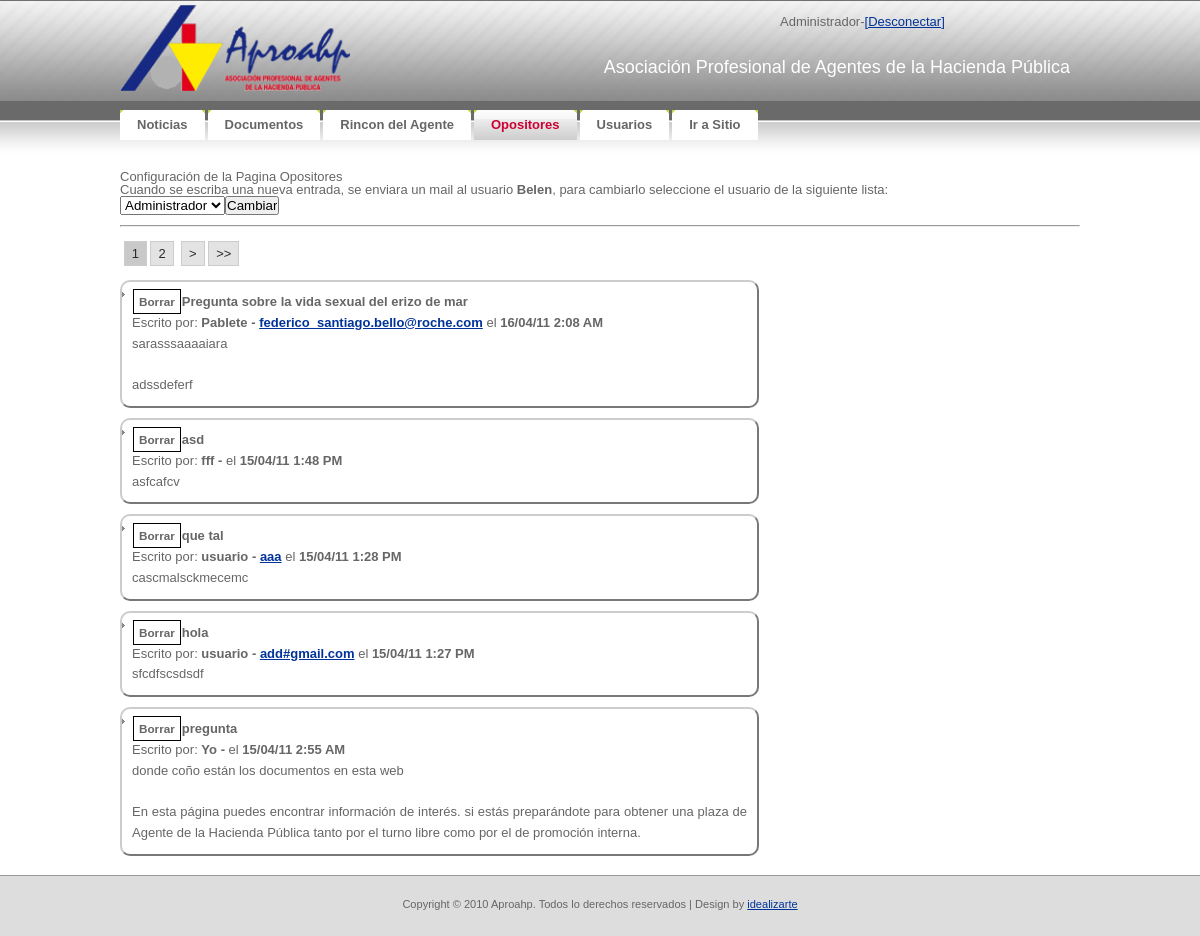
The page /admin/opositores.php (signed in) on the database as committed earlier.
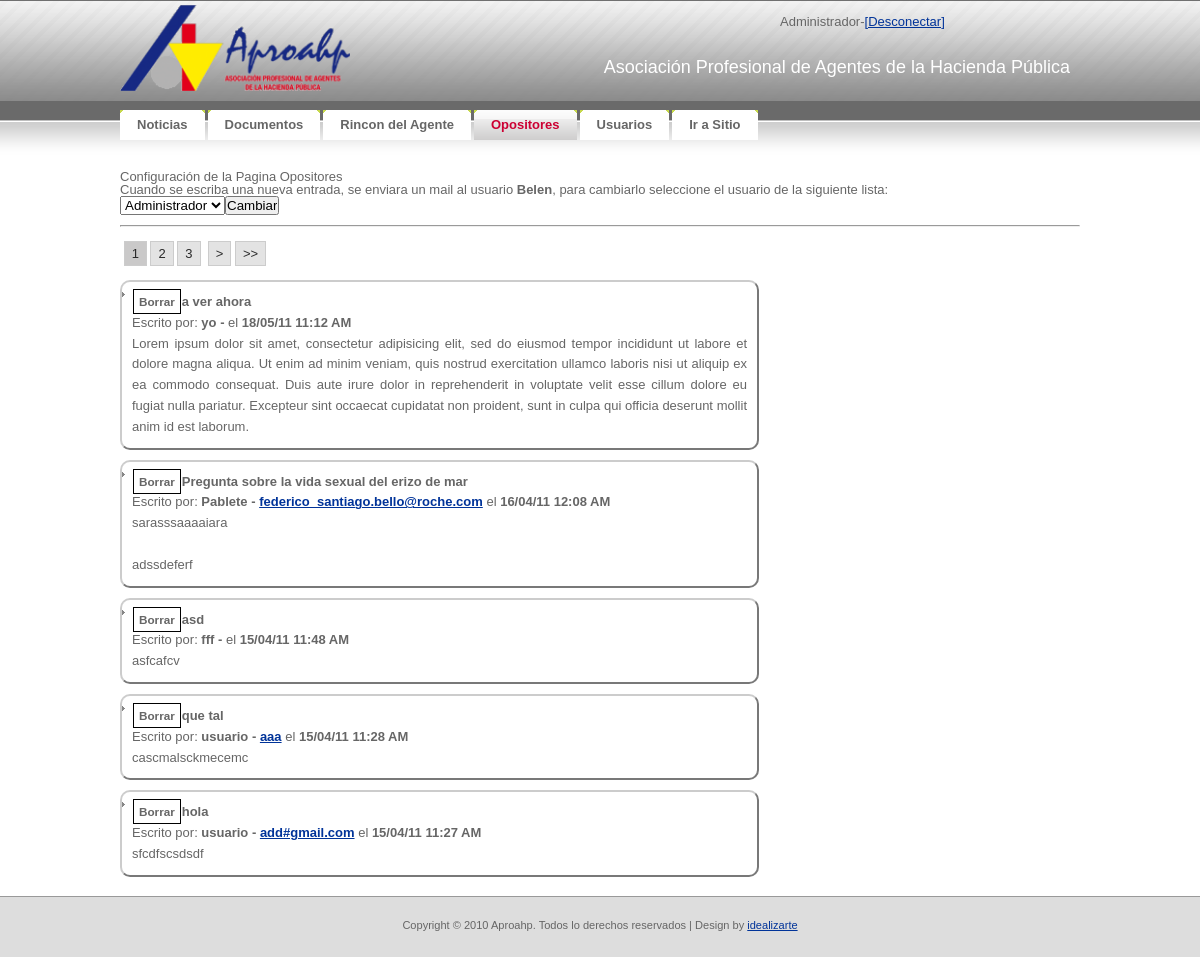
The same page on the database as committed later.
### tables this page shows
CREATE TABLE IF NOT EXISTS `tbl_opositores` (
  `OPT_ID` bigint(20) NOT NULL AUTO_INCREMENT,
  `OPT_Activa` tinyint(1) NOT NULL,
  `OPT_Fecha` timestamp NOT NULL DEFAULT CURRENT_TIMESTAMP,
  `OPT_Titulo` varchar(50) NOT NULL,
  `OPT_Autor` varchar(50) NOT NULL,
  `OPT_Email` varchar(50) NOT NULL,
  `OPT_Comentario` varchar(5000) NOT NULL,
  PRIMARY KEY (`OPT_ID`)
);

### admin/opositores.php (the view, shortened to what the changed rows need)
<?php
	require_once("../lib/siteconfig.php");
?>
<!DOCTYPE html PUBLIC "-//W3C//DTD XHTML 1.0 Strict//EN"
  "http://www.w3.org/TR/xhtml1/DTD/xhtml1-strict.dtd">
<html xmlns="http://www.w3.org/1999/xhtml" xml:lang="en" lang="en">
<head>
	<link rel="stylesheet" href="../css/reset.css" type="text/css" media="screen" charset="utf-8">
	<link rel="stylesheet" href="../css/aproahp.css" type="text/css" media="screen" charset="utf-8">
	<link rel="stylesheet" href="../css/jquery-ui.css" type="text/css" media="screen" charset="utf-8">
	<link rel="stylesheet" href="css/style.css" type="text/css" media="screen" charset="utf-8">
</head>
<body>
<div id="container">
<?php require("header.php")?>
<?php
	echo "<div id=blog>";
	if(isset($_GET['pagenum'])){
		$pagenum = $_GET['pagenum'];
	}else{
		$pagenum = 1;
	}
	$doc_result = mysql_query("SELECT * FROM tbl_blog ORDER BY blg_fecha DESC;") or die(mysql_error());
	$rows = mysql_num_rows($doc_result);
	$page_rows = 5;
	$pdata=pagination($rows,$pagenum,$page_rows);
	echo ($pdata['links']);
	echo "<ul>";
	$OPT_result=mysql_query("SELECT * FROM tbl_opositores ORDER BY OPT_fecha DESC ".$pdata['limites'].";");
	for ($x = 0, $numrows = mysql_num_rows($OPT_result); $x < $numrows; $x++) {
		$row = mysql_fetch_assoc($OPT_result);
		$datetime = date("d/m/y g:i A", strtotime($row["OPT_Fecha"]));
		if($row["OPT_Email"]!=""){
			$emaillink="<a href='mailto:".$row["OPT_Email"]."'>".$row["OPT_Email"]."</a>";
		}else {$emaillink=" ";}
		echo "<li class= post><div class=borrar rel='".$row["OPT_ID"]."'>Borrar</div><span class=highlight>".$row["OPT_Titulo"]."</span><br>Escrito por: <span class=highlight>".$row["OPT_Autor"]." - ".$emaillink."</span> el <span class=highlight>".$datetime."</span><br>".nl2br($row["OPT_Comentario"])."</li>";
	}
	echo "</ul>";
	echo "</div>";
?>
</div>
</body>
</html>

### admin/header.php (shortened to what the changed rows need)
<?php
$parts = Explode('/', $_SERVER["PHP_SELF"]);
$paginaactual= $parts[count($parts) - 1];
$menu = array (array ( "Name" => "Noticias","Link" => "index.php"),
			   array ( "Name" => "Documentos","Link" => "documentos.php"),
			   array ( "Name" => "Rincon del Agente","Link" => "rincondelagente.php"),
			   array ( "Name" => "Opositores","Link" => "opositores.php"),
			   array ( "Name" => "Usuarios","Link" => "usuarios.php"),
			   array ( "Name" => "Ir a Sitio","Link" => "../index.php")              );
?>
<div id="header">
	<div id="letras"><h2>Asociación Profesional de Agentes de la Hacienda Pública</h2></div>
</div>
<div id="menu">
	<ul>
<?php
foreach($menu as $item){
		if(strcmp($paginaactual, $item['Link'])==0)
			echo('<li class="active">');
		else
			echo('<li>');
		echo('<a href="'.$item['Link'].'"><b>'.$item['Name'].'</b></a></li>');
}?>
	</ul>
</div>

### lib/siteconfig.php (shortened to what the changed rows need)
<?php
	function pagination($rows,$pagenum,$page_rows){
		$last = ceil($rows/$page_rows);
		$linkbase = $_SERVER['PHP_SELF'];
		$_pagi_query_string = "?";
		$plinks='';
		$limites='';
		if($rows > $page_rows){
			$_pagi_propagar = array_keys($_GET);
			$linkbase .= $_pagi_query_string;
			if($last > 1){
				$plinks.="<div id=pagination>";
				$showpages=2;
				$pagemin=(($pagenum - $showpages)<1)?1:($pagenum - $showpages);
				$pagemax=(($pagenum + $showpages)>$last)?$last:($pagenum + $showpages);
				for($x=$pagemin;$x<=$pagemax;$x++){
					if($x==$pagenum){
						$plinks.="&nbsp;<strong>$x</strong>";
					}else{
						$plinks.="&nbsp;<a href='".$linkbase."pagenum=$x'>$x</a>";
					}
				}
				$plinks.="&nbsp;";
				if ($pagenum == $last) {}
				else{
					$next = $pagenum+1;
					$plinks.=" <a href='".$linkbase."pagenum=$next'> ></a> ";
					$plinks.=" ";
					$plinks.=" <a href='".$linkbase."pagenum=$last'> >></a> ";
				}
				$plinks.="</div>";
			}
			$limites = 'limit ' .($pagenum - 1) * $page_rows .',' .$page_rows;
		}
		return(array ( "links" => $plinks,"limites" => "$limites"));
	}
?>

Rows that differ between the two databases and show on the page:
no longer on this page (row edited): tbl_opositores: OPT_Titulo "pregunta", OPT_Autor "Yo", OPT_Fecha "15/04/11 2:55 AM", OPT_Comentario "donde coño están los documentos en esta web En esta página puedes encontrar información de interés. si estás preparándote para obtener una plaza de Agente de la Hacienda Pública tanto por el turno libre como por el de promoción interna."
added tbl_opositores: OPT_Titulo "a ver ahora", OPT_Autor "yo", OPT_Fecha "18/05/11 11:12 AM", OPT_Comentario "Lorem ipsum dolor sit amet, consectetur adipisicing elit, sed do eiusmod tempor incididunt ut labore et dolore magna aliqua. Ut enim ad minim veniam, quis nostrud exercitation ullamco laboris nisi ut aliquip ex ea commodo consequat. Duis aute irure dolor in reprehenderit in voluptate velit esse cillum dolore eu fugiat nulla pariatur. Excepteur sint occaecat cupidatat non proident, sunt in culpa qui officia deserunt mollit anim id est laborum."
changed tbl_opositores "Pregunta sobre la vida sexual del erizo de mar": OPT_Fecha "16/04/11 2:08 AM" → "16/04/11 12:08 AM"
changed tbl_opositores "asd": OPT_Fecha "15/04/11 1:48 PM" → "15/04/11 11:48 AM"
changed tbl_opositores "que tal": OPT_Fecha "15/04/11 1:28 PM" → "15/04/11 11:28 AM"
changed tbl_opositores "hola": OPT_Fecha "15/04/11 1:27 PM" → "15/04/11 11:27 AM"
Other text that changed with them:
new list line: "3"
